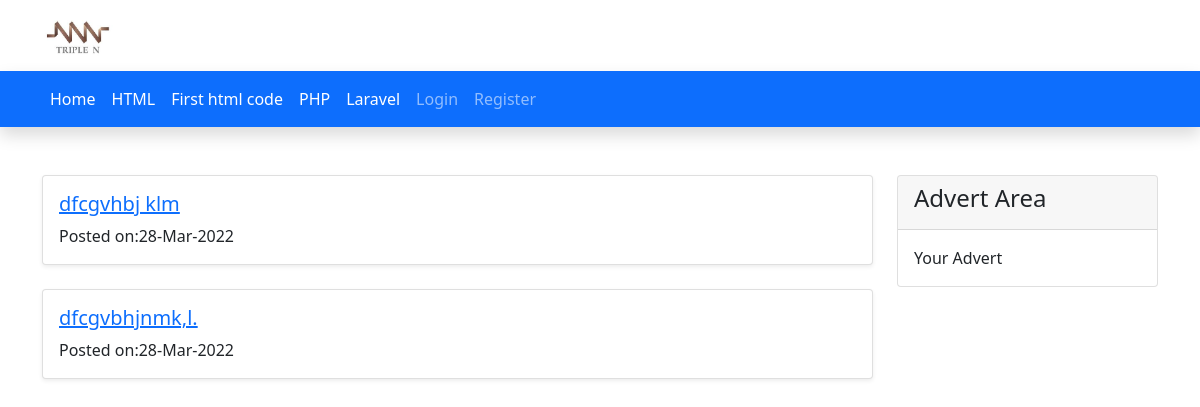
Page /category.php?title=trial url on the committed database.
### tables this page shows
CREATE TABLE `categories` (
  `id` int(11) NOT NULL,
  `name` varchar(191) NOT NULL,
  `slug` varchar(191) NOT NULL,
  `description` text DEFAULT NULL,
  `meta_title` varchar(191) NOT NULL,
  `meta_description` mediumtext DEFAULT NULL,
  `meta_keyword` mediumtext DEFAULT NULL,
  `navbar_status` tinyint(1) NOT NULL DEFAULT 0,
  `status` tinyint(1) NOT NULL DEFAULT 0,
  `created_at` timestamp NOT NULL DEFAULT current_timestamp()
);

CREATE TABLE `post` (
  `id` int(11) NOT NULL,
  `category_id` int(11) NOT NULL,
  `name` varchar(191) NOT NULL,
  `slug` varchar(191) NOT NULL,
  `description` text DEFAULT NULL,
  `image` varchar(191) DEFAULT NULL,
  `meta_title` varchar(191) NOT NULL,
  `meta_description` mediumtext NOT NULL,
  `meta_keyword` mediumtext NOT NULL,
  `status` tinyint(1) NOT NULL DEFAULT 0,
  `created_at` timestamp NULL DEFAULT current_timestamp()
);

### category.php (the view)
<?php
include('includes/header.php');
include('includes/navbar.php');
?>
<div class="py-5">
	<div class="container">
		<div class="row">
			<div class=" col-md-9">
				<?php
				if (isset($_GET['title']))
				{
					$slug = mysqli_real_escape_string($con, $_GET['title']);
					$category = "SELECT id, slug FROM categories WHERE slug='$slug' LIMIT 1";
					$category_run = mysqli_query($con, $category);
					if (mysqli_num_rows($category_run) > 0)
					{
						$categoryItem = mysqli_fetch_array($category_run);
						$category_id =$categoryItem['id'];
						$posts = "SELECT category_id, name, slug,created_at FROM post WHERE category_id='$category_id' ";
						$posts_run = mysqli_query($con, $posts);
						if (mysqli_num_rows($posts_run) > 0)
						{
								foreach ($posts_run as $postItems)
								{
									?>
									<a href="post.php?title=<?=$postItems['slug'];?>">
											<div class="card card-body shadow-sm mb-4">
												<h5> <?=$postItems['name'];?></h5>
														<div>
													<label class="text-dark me-2"> Posted on:<?= date('d-M-Y', strtotime($postItems['created_at']));?></label>
												</div>
											</div>
									</a>
									<?php
								}
						}
						else
						{
							?>
								<h4>No Posts Available</h4>
							<?php
						}
					}
					else
						{
							?>
								<h4>No such category Found</h4>
							<?php
						}
				}
				else
				{
					?>
					<h4>No such URL Found</h4>
					<?php
				}
				?>
			</div>
			<div class="col-md-3">
				<div class="card">
					<div class="card-header">
						<h4>Advert Area</h4>
					</div>
						<div class="card-body"> Your Advert
						</div>
				</div>
			</div>
		</div>
	</div>
</div>
 <?php
include('includes/footer.php');
?>

### includes/navbar.php (shortened to what this page needs)
<div>
<div class="container">
  <div class="row">
    <div class="col-md-1">
      <img src="assets/images/logo.jpg" class="w-100" alt=" Triple N BlogSite">
    </div>
    <div class="col-md-9">
  </div>
    </div>
  </div>
</div>
<nav class="navbar navbar-expand-lg navbar-dark bg-primary shadow sticky-top">
  <div class="container">
    <div class="collapse navbar-collapse" id="navbarSupportedContent">
      <ul class="navbar-nav me-auto mb-2 mb-lg-0">
        <li class="nav-item">
          <a class="nav-link active" aria-current="page" href="index.php">Home</a>
        </li>
        <?php
          $navbarcategory= "SELECT * FROM categories WHERE navbar_status ='0' AND status = '0' LIMIT 12 ";
          $navbarcategory_run= mysqli_query($con, $navbarcategory);
          if (mysqli_num_rows($navbarcategory_run) > 0)
          {
            foreach($navbarcategory_run as $navItems)
            {
              ?>
          <li class="nav-item">
            <a class="nav-link text-white" href="category.php?title=<?= $navItems['slug']; ?>"><?= $navItems['name']; ?></a>
          </li>
          <?php
          }
        }
     ?>
        <?php if (isset($_SESSION['auth_user'])): ?>
        <li class="nav-item dropdown">
          <a class="nav-link dropdown-toggle" href="#" id="navbarDropdown" role="button" data-bs-toggle="dropdown" aria-expanded="false">
           <?= $_SESSION['auth_user']['user_name']; ?>
          </a>
          <ul class="dropdown-menu" aria-labelledby="navbarDropdown">
            <li><a class="dropdown-item" href="#">my profile</a></li>
            <li>
            <form action="allcode.php" method="POST">
              <button type="submit" name="logout_btn" class="dropdown-item">Logout</button>
            </form>
          </li>
          </ul>
        </li>
        <?php else :  ?>
         <li class="nav-item">
          <a class="nav-link" href="login.php">Login</a>
        </li>
         <li class="nav-item">
          <a class="nav-link" href="register.php ?>">Register</a>
        </li>
        <?php endif;  ?>
      </ul>
    </div>
  </div>
</nav>

### rows in the picture
categories: name "HTML"
categories: name "First html code"
categories: name "PHP"
categories: name "Laravel"
post: name "dfcgvhbj klm", created_at "28-Mar-2022"
post: name "dfcgvbhjnmk,l.", created_at "28-Mar-2022"
